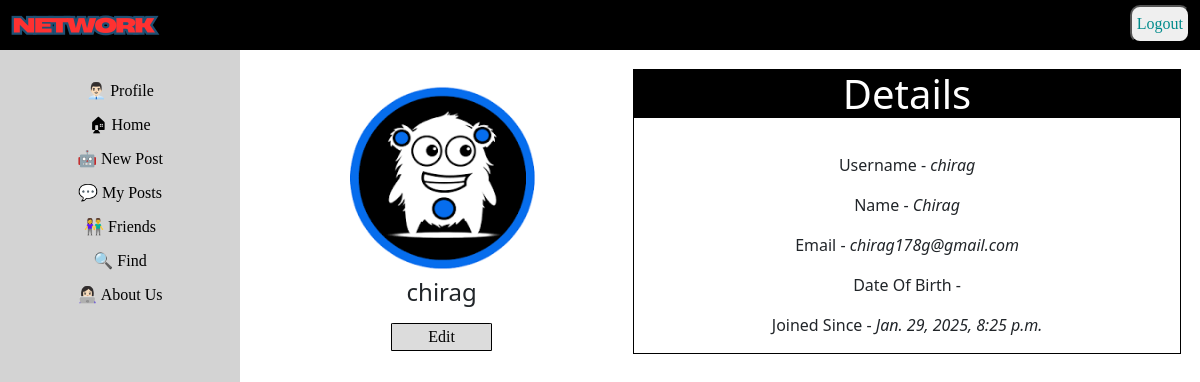
/profile/ (signed in), run on the app's committed database.
### layout/models.py (models this page shows, shortened)
class Person(models.Model):
    username = models.CharField(max_length=64, blank=False, primary_key=True)
    image = models.ImageField(upload_to='', default="images.png" ,blank=True)
    bio = models.CharField(max_length=200, blank=True)
    name = models.CharField(max_length=100, blank=False)
    email = models.CharField(max_length=200, blank=True)
    DOB = models.CharField(max_length=100, blank=True)
    year_joined = models.DateTimeField(auto_now_add=True, blank=True)

### layout/views.py (the view)
# urls.py: path("profile/", views.profile, name="profile"),
@login_required
def profile(request):
    username = request.user.username
    person = Person.objects.get(username=username)
    if request.method == "POST":
        return render(request, "afterlogin/edit.html", {
            "person":person
        })
    return render(request, "afterlogin/profile.html", {
        "person":person
    })

### layout/templates/afterlogin/profile.html (shortened to what this page needs)
{% extends 'afterlogin/layout.html' %}  {% block content %} {% load static %}
<div id="profile-container">
    <div id="profile-container-one">
        <img src="{{person.image.url}}">
        <h4>{{person.username}}</h4>
        <form method="post" action="{% url 'profile' %}">
            <button>Edit</button>
        </form>
    </div>
    <div id="profile-container-two">
        <h1>Details</h1>
        <div id="profile-container-two-inside">
            <p>Username - <i>{{person.username}}</i></p>
            <p>Name - <i>{{person.name}}</i></p>
            <p>Email - <i>{{person.email}}</i></p>
            <p>Date Of Birth - </p>
            <p>Joined Since - <i>{{person.year_joined}}</i></p>
        </div>
    </div>
</div>
{% endblock %}

### layout/templates/afterlogin/layout.html (style rules this page uses)
* { margin: 0; }

### layout/templates/afterlogin/profile.html (style rules this page uses)
#profile-container { padding: 1%; margin: 1%; margin-left: 1%; margin-right: 1%; display: flex; justify-content: space-between; }
#profile-container-one { padding-top: 1%; text-align: center; width: 40%; margin-right: 1%; }
#profile-container-two { text-align: center; width: 60%; border: 1px solid black; }
#profile-container-one button { color: black; background-color: gainsboro; padding-right: 10%; padding-left: 10%; border-radius: 5px; font-family: Georgia, 'Times New Roman', Times, serif; border: 1px solid black; border-radius: 3%; }
#profile-container-two h1 { color: white; background-color: black; }
#profile-container-two-inside { padding-top: 5%; padding-right: 5%; padding-left: 5%; text-align: center; }
#profile-container-one img { border-radius: 10%; width: 200px; height: 200px; display: inline-block; }

### data on the page
Person: image (picture), username "chirag", name "Chirag", email "chirag178g@gmail.com", year_joined "Jan. 29, 2025, 8:25 p.m."
